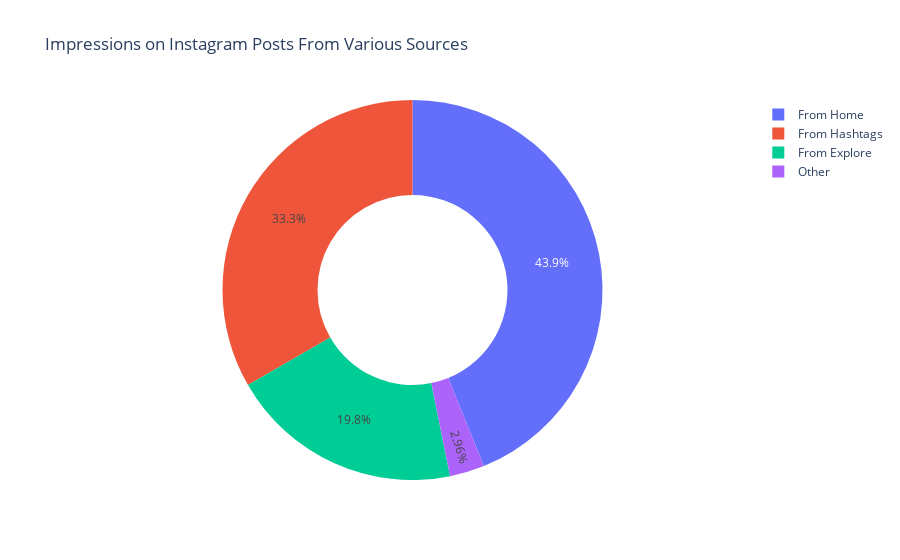

Notebook cell for this chart:
### Markdown cell above
- The explore section of Instagram is the recommendation system of Instagram. It recommends posts to users based on their preferences and interests. 

- By looking at the impressions I have received from the explore section, I can say that Instagram does not recommend our posts much to the users. Some posts have received a good reach from the explore section, but it’s still very low compared to the reach I receive from hashtags.

- Let’s have a look at the percentage of impressions I get from various sources on Instagram:

### Code cell
home = data["From Home"].sum()
hashtags = data["From Hashtags"].sum()
explore = data["From Explore"].sum()
other = data["From Other"].sum()

labels = ['From Home','From Hashtags','From Explore','Other']
values = [home, hashtags, explore, other]

fig = px.pie(data, values=values, names=labels, 
             title='Impressions on Instagram Posts From Various Sources', hole=0.5)
fig.show()

### Figure 1 — Plotly figure (JSON) as saved in the notebook; plotly's stock layout.template omitted (floating-point values rounded to 4 significant figures)
{"data": [{"domain": {"x": [0, 1], "y": [0, 1]}, "hole": 0.5, "hovertemplate": "label=%{label}<br>value=%{value}<extra></extra>", "labels": ["From Home", "From Hashtags", "From Explore", "Other"], "legendgroup": "", "name": "", "showlegend": true, "type": "pie", "values": [279416, 212362, 126310, 18881]}], "layout": {"autosize": true, "legend": {"tracegroupgap": 0}, "title": {"text": "Impressions on Instagram Posts From Various Sources"}}}
